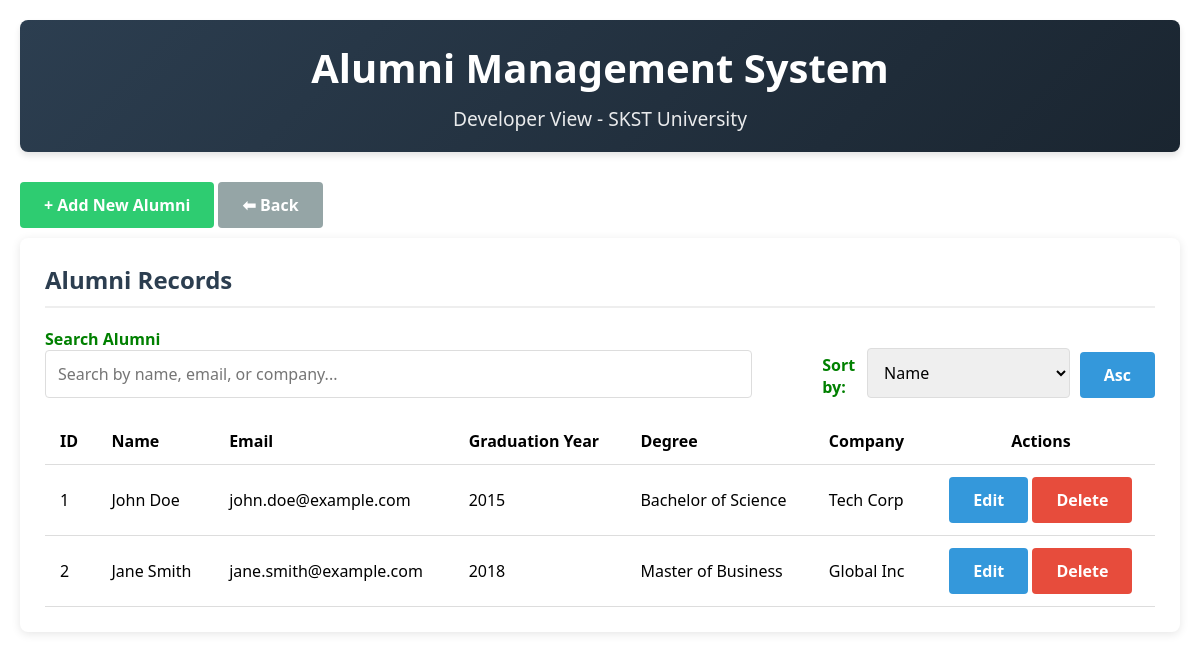
/alumni/dev_alumni.php, run on an earlier commit of the app's database.
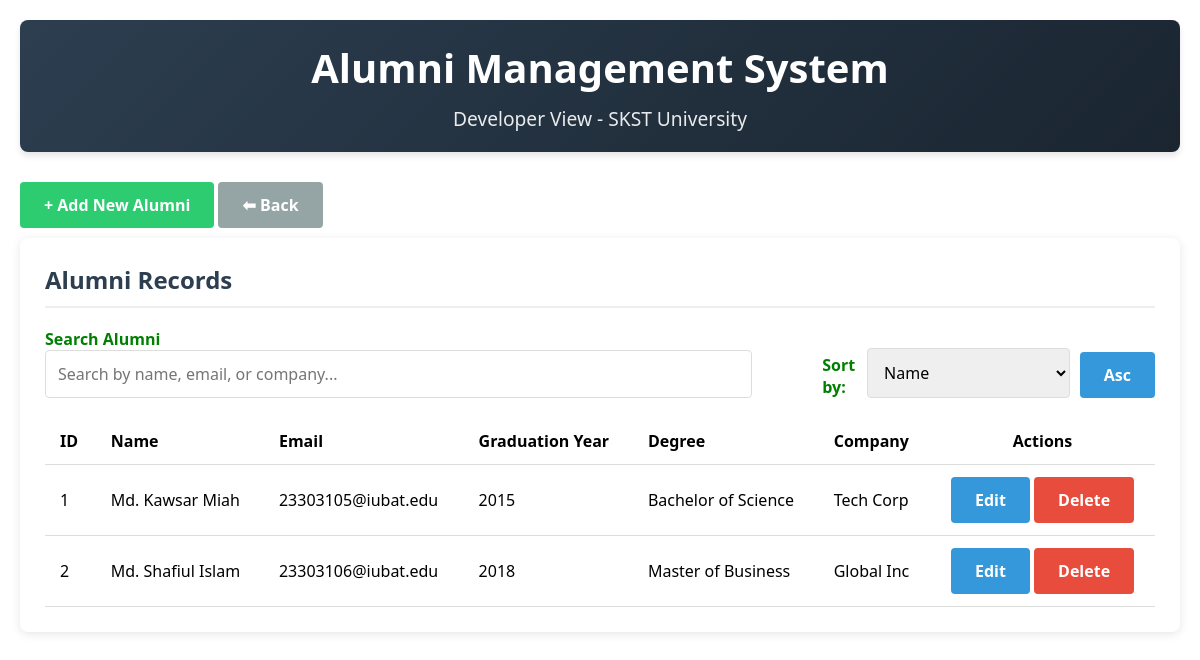
And on a later commit of the database.
### tables this page shows
CREATE TABLE `alumni` (
  `alumni_id` int(11) NOT NULL,
  `name` varchar(100) NOT NULL,
  `email` varchar(100) NOT NULL,
  `password` varchar(255) NOT NULL,
  `graduation_year` int(11) DEFAULT NULL,
  `degree` varchar(100) DEFAULT NULL,
  `major` varchar(100) DEFAULT NULL,
  `current_job` varchar(100) DEFAULT NULL,
  `company` varchar(100) DEFAULT NULL,
  `phone` varchar(20) DEFAULT NULL,
  `address` text DEFAULT NULL,
  `profile_picture` varchar(255) DEFAULT NULL,
  `last_login` datetime DEFAULT NULL,
  `registration_date` datetime DEFAULT current_timestamp(),
  `is_active` tinyint(1) DEFAULT 1
);

### alumni/dev_alumni.php (the view, shortened to what this page needs)
<?php
$host = 'localhost';
$dbname = 'skst_university';
$username = 'root';
$password = '';
try {
    $pdo = new PDO("mysql:host=$host;dbname=$dbname;charset=utf8", $username, $password);
    $pdo->setAttribute(PDO::ATTR_ERRMODE, PDO::ERRMODE_EXCEPTION);
} catch(PDOException $e) {
    die("Connection failed: " . $e->getMessage());
}
$search = $_GET['search'] ?? '';
$sort = $_GET['sort'] ?? 'alumni_id';
$order = $_GET['order'] ?? 'ASC';
$sql = "SELECT * FROM alumni WHERE name LIKE :search OR email LIKE :search OR company LIKE :search ORDER BY $sort $order";
$stmt = $pdo->prepare($sql);
$stmt->execute(['search' => "%$search%"]);
$alumni = $stmt->fetchAll(PDO::FETCH_ASSOC);
?>
<!DOCTYPE html>
<html lang="en">
<head>
</head>
<body>
    <div class="container">
        <header>
            <h1>Alumni Management System</h1>
            <p class="subtitle">Developer View - SKST University</p>
        </header>
<button id="toggleFormBtn" class="btn btn-primary" style="margin-bottom: 10px; background:#2ecc71">+ Add New Alumni</button>
<button class="btn btn-secondary" onclick="history.back()">⬅ Back</button>
        <div class="card">
            <h2 class="card-title">Alumni Records</h2>
            <div class="search-sort">
                <div class="search-box">
                    <form method="GET">
                        <label for="search">Search Alumni</label>
                        <input type="text" id="search" name="search" placeholder="Search by name, email, or company..." value="<?php echo htmlspecialchars($search); ?>">
                    </form>
                </div>
                <div class="sort-options">
    <label for="sort">Sort by:</label>
    <select id="sort" onchange="window.location.href='?search=<?php echo urlencode($search); ?>&sort='+this.value+'&order=<?php echo $order === 'ASC' ? 'DESC' : 'ASC'; ?>'">
        <option value="name" <?php echo $sort === 'name' ? 'selected' : ''; ?>>Name</option>
    </select>
    <button class="btn" onclick="window.location.href='?search=<?php echo urlencode($search); ?>&sort=<?php echo $sort; ?>&order=<?php echo $order === 'ASC' ? 'DESC' : 'ASC'; ?>'">
        <?php echo $order === 'ASC' ? 'Asc' : 'Desc'; ?>
    </button>
</div>
            </div>
            <table>
                <thead>
                    <tr>
                        <th>ID</th>
                        <th>Name</th>
                        <th>Email</th>
                        <th>Graduation Year</th>
                        <th>Degree</th>
                        <th>Company</th>
                        <th style="text-align:center">Actions</th>
                    </tr>
                </thead>
                <tbody>
                    <?php if (count($alumni) > 0): ?>
                        <?php foreach ($alumni as $a): ?>
                            <tr>
                                <td><?php echo $a['alumni_id']; ?></td>
                                <td><?php echo htmlspecialchars($a['name']); ?></td>
                                <td><?php echo htmlspecialchars($a['email']); ?></td>
                                <td><?php echo $a['graduation_year']; ?></td>
                                <td><?php echo htmlspecialchars($a['degree']); ?></td>
                                <td><?php echo htmlspecialchars($a['company']); ?></td>
                                <td class="actions-cell">
                                    <form method="POST">
                                        <button type="submit" class="btn">Edit</button>
                                    </form>
                                    <form method="POST" onsubmit="return confirm('Are you sure you want to delete this record?');">
                                        <button type="submit" class="btn btn-danger">Delete</button>
                                    </form>
                                </td>
                            </tr>
                        <?php endforeach; ?>
                    <?php else: ?>
                        <tr>
                            <td colspan="7" style="text-align: center;">No alumni records found.</td>
                        </tr>
                    <?php endif; ?>
                </tbody>
            </table>
        </div>
    </div>
</body>
</html>

What changed in the data, as far as the page shows it:
changed alumni "Bachelor of Science": name "John Doe" → "Md. Kawsar Miah"; email "john.doe@example.com" → "23303105@iubat.edu"
changed alumni "Master of Business": name "Jane Smith" → "Md. Shafiul Islam"; email "jane.smith@example.com" → "23303106@iubat.edu"
